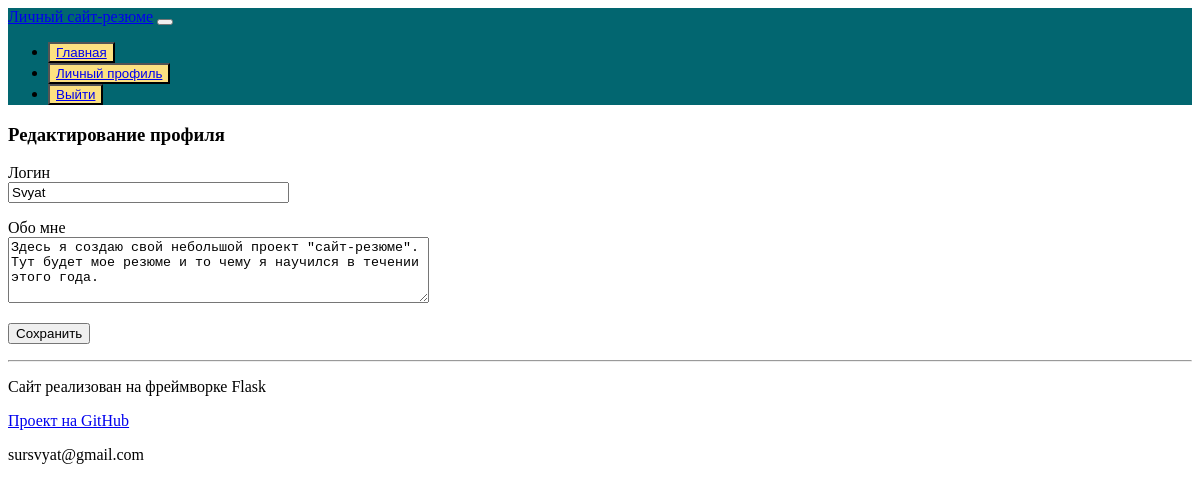
Screenshot of /edit_profile (signed in) with the database file from the repository.
### app/models.py (models this page shows, shortened)
class User(UserMixin, db.Model):
    id = db.Column(db.Integer, primary_key=True)
    username = db.Column(db.String(64), index=True, unique=True)
    email = db.Column(db.String(120), index=True, unique=True)
    password_hash = db.Column(db.String(128))
    posts = db.relationship('Post', backref='author', lazy='dynamic')
    resume_basic_information = db.relationship('ResumeBasicInformation', backref='author', lazy='dynamic')
    resume_work_experience = db.relationship('ResumeWorkExperience', backref='author', lazy='dynamic')
    resume_additional_information = db.relationship('ResumeAdditionalInformation', backref='author', lazy='dynamic')
    resume_education = db.relationship('ResumeEducation', backref='author', lazy='dynamic')
    about_me = db.Column(db.String(140))
    last_seen = db.Column(db.DateTime, default=datetime.utcnow)
    followed = db.relationship(
        'User', secondary=followers,
        primaryjoin=(followers.c.follower_id == id),
        secondaryjoin=(followers.c.followed_id == id),
        backref=db.backref('followers', lazy='dynamic'), lazy='dynamic'
    )

### app/routes.py (the view)
@app.route('/edit_profile', methods=['GET', 'POST'])
@login_required
def edit_profile():
    form = EditProfileForm(current_user.username)
    if form.validate_on_submit():
        current_user.username = form.username.data
        current_user.about_me = form.about_me.data
        db.session.commit()
        flash('Изменения сохранены.')
        return redirect(url_for('user', username=current_user.username))
    elif request.method == 'GET':
        form.username.data = current_user.username
        form.about_me.data = current_user.about_me
    return render_template('edit_profile.html', title='Редактировать профиль.', form=form)

### app/forms.py (shortened to what this page needs)
class EditProfileForm(FlaskForm):
    username = StringField('Логин', validators=[DataRequired()])
    about_me = TextAreaField('Обо мне', validators=[Length(min=0, max=140)])
    submit = SubmitField('Сохранить')
    def __init__(self, original_username, *args, **kwargs):
        super(EditProfileForm, self).__init__(*args, **kwargs)
        self.original_username = original_username

### app/models.py (called while the page is built)
@login.user_loader
def load_user(id):
    return User.query.get(int(id))

### app/routes.py (called while the page is built)
@app.before_request
def before_request():
    if current_user.is_authenticated:
        current_user.last_seen = datetime.now() #strftime("%d.%m.%Y-%H:%M:%S")
        db.session.commit()

### app/templates/edit_profile.html (shortened to what this page needs)
{% extends "base.html" %}
{% block content %}
    <div class="container text-center mt-5 pt-5">
        <h3>Редактирование профиля</h3>
        <form action="" method="post">
            <p>
                {{ form.username.label }}<br>
                {{ form.username(size=32) }}<br>
            </p>
            <p>
                {{ form.about_me.label }}<br>
                {{ form.about_me(cols=50, rows=4) }}<br>
            </p>
            <p>{{ form.submit() }}</p>
        </form>
    </div>
{% endblock %}

### app/static/css/main.css (style rules this page uses)
html,body { height: 100%; }

### rows the page displays
User: username "Svyat", about_me "Здесь я создаю свой небольшой проект \"сайт-резюме\". Тут будет мое резюме и то чему я научился в течении этого года."
